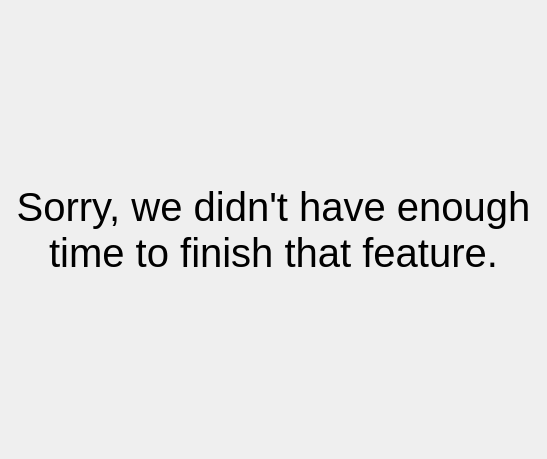
<?xml version="1.0" encoding="UTF-8"?>
<ui version="4.0">
 <class>notFoundFrame</class>
 <widget class="QFrame" name="notFoundFrame">
  <property name="geometry">
   <rect>
    <x>0</x>
    <y>0</y>
    <width>547</width>
    <height>459</height>
   </rect>
  </property>
  <property name="windowTitle">
   <string>Frame</string>
  </property>
  <layout class="QHBoxLayout" name="horizontalLayout">
   <item>
    <widget class="QLabel" name="apologyLabel">
     <property name="font">
      <font>
       <pointsize>30</pointsize>
      </font>
     </property>
     <property name="text">
      <string>Sorry, we didn't have enough time to finish that feature.</string>
     </property>
     <property name="alignment">
      <set>Qt::AlignCenter</set>
     </property>
     <property name="wordWrap">
      <bool>true</bool>
     </property>
    </widget>
   </item>
  </layout>
 </widget>
 <resources/>
 <connections/>
</ui>
